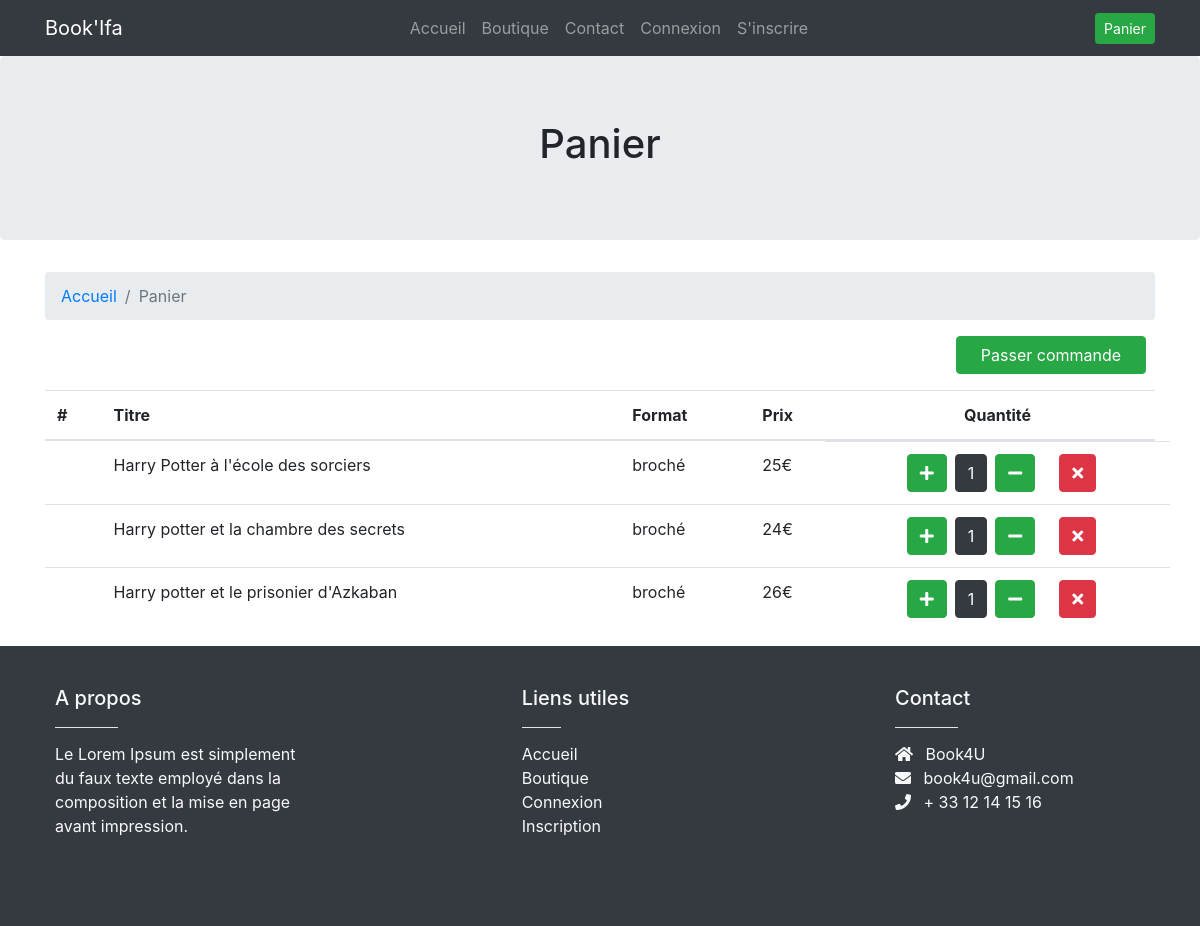
/pages/cart_content.php, run on the app's committed database.
### tables this page shows
CREATE TABLE `book_author` (
  `book_id` int(11) NOT NULL,
  `author_id` int(11) NOT NULL
);

CREATE TABLE `books` (
  `id` int(11) NOT NULL,
  `title` varchar(100) NOT NULL,
  `description` longtext NOT NULL,
  `cover` text,
  `release_date` datetime NOT NULL DEFAULT CURRENT_TIMESTAMP,
  `kind` varchar(100) NOT NULL,
  `format` varchar(60) NOT NULL DEFAULT 'Grand format',
  `cost` int(11) NOT NULL
);

### core/init.php (called while the page is built, shortened)
<?php
require '../template/header.php';
require "../Class/Book.php";
$cart = new Cart();

### Class/Cart.php (called while the page is built, shortened)
<?php
class Cart
{
    public static function countCartContent() {
        $file = file_get_contents("jsonCart.json");
        $cart_content = json_decode($file, true);
        if(isset($cart_content) and count($cart_content) > 0) {
            $count=0;
            foreach ($cart_content as $key => $value) {
                $count += $value["quantity"];
            }
                return $count;
        }
            return null;
    }
}

### Class/Book.php (called while the page is built, shortened)
<?php
class Book
{
    private $book_id;
    private $title;
    private $format;
    private $cost;
    public function __construct($book_id, $title, $author,  $description, $cover, $release_date, $kind, $format, $cost)
    {
        $this->book_id = $book_id;
        $this->title = $title;
        $this->format = $format;
        $this->cost = $cost;
    }
    public function getBookId()
    {
        return $this->book_id;
    }
    public function getTitle()
    {
        return $this->title;
    }
    public function getFormat()
    {
        return $this->format;
    }
    public function getCost()
    {
        return $this->cost;
    }
    public static function getInfoBookByID($id) {
        $db = Database::getInstance();
        $stmt = $db->query("
SELECT *, books.id as book_id, name as author_name
FROM books
INNER JOIN book_author
ON book_author.book_id = books.id
INNER JOIN authors
ON book_author.author_id = authors.id
WHERE books.id = $id");
        $book = $stmt->fetch();
        $res = new Book(
                $book["book_id"],
                $book["title"],
                $book["author_name"],
                $book["description"],
                $book["cover"],
                $book["release_date"],
                $book["kind"],
                $book["format"],
                $book["cost"]
            );
        return $res;
    }
}

### pages/cart_content.php (the view, shortened to what this page needs)
<?php
require '../core/init.php';
?>
    <section class="jumbotron text-center">
        <div class="container">
            <h1 class="jumbotron-heading">Panier</h1>
        </div>
    </section>
    <div class="container">
        <div class="row">
            <div class="col">
                <nav aria-label="breadcrumb">
                    <ol class="breadcrumb">
                       <li class="breadcrumb-item"><a href="index.php">Accueil</a></li>
                       <li class="breadcrumb-item active" aria-current="page">Panier</li>
                    </ol>
                </nav>
            </div>
        </div>
    </div>
    <?php
if($cart->countCartContent() > 0) {
?>
<div class="container">
    <div class="row justify-content-end">
        <a class="btn btn-success col-lg-2 mr-4 mb-3" href="order.php">Passer commande</a>
    </div>
</div>
<div class="container">
        <table class="table table-hover">
            <thead>
                <tr>
                    <th scope="col">#</th>
                    <th scope="col">Titre</th>
                    <th scope="col">Format</th>
                    <th scope="col">Prix</th>
                    <th scope="col" class="text-center">Quantité</th>
                </tr>
            </thead>
            <tbody>
    <?php
}
    $file = file_get_contents("jsonCart.json");
    $cart_content = json_decode($file, true);
   if(isset($cart_content) && count($cart_content) > 0) {
       foreach ($cart_content as $key => $value) {
           $book = Book::getInfoBookByID($value['book_id']);
        ?>
                <tr>
                    <th scope="row"><img height="100px" src="<?= $book->getCover()?>" alt=""></th>
                    <td><?= $book->getTitle()?></td>
                    <td><?= $book->getFormat()?></td>
                    <td><?= $book->getCost()?>€</td>
                    <td class="row justify-content-center">
                        <span class="btn btn-success ml-2">
                            <a  href="?book_id=<?= $book->getBookId()?>&user_id=<?= $value["user_id"]?>&action=plus"><i id="<?= $book->getBookId()?>" class="fas fa-plus text-white"></i></a>
                        </span>
                        <span class="btn btn-dark ml-2">
                            <?= $value["quantity"] ?>
                        </span>
                        <span class="btn btn-success ml-2">
                            <a href="?book_id=<?= $book->getBookId()?>&user_id=<?= $value["user_id"]?>&action=minus"><i class="fas fa-minus text-white"></i>
                            </a>
                        </span>
                        <span class="btn btn-danger ml-4">
                            <a href="?book_id=<?= $book->getBookId()?>&user_id=<?= $value["user_id"]?>&action=delete"><i class="fas fa-times text-white"></i></a>
                        </span>
                    </td>
                </tr>
<?php
}
   }
?>
            </tbody>
        </table>
</div>
<?php
require '../template/footer.php';

### assets/app.css (style rules this page uses)
* { box-sizing: border-box; }
body { margin : 0; min-height: 100vh; display: flex; flex-direction: column; }

### data on the page
book_author: book_id.title "Harry Potter à l'école des sorciers", book_id.format "broché", book_id.cost "25", quantity "1"
book_author: book_id.title "Harry potter et la chambre des secrets", book_id.format "broché", book_id.cost "24", quantity "1"
book_author: book_id.title "Harry potter et le prisonier d'Azkaban", book_id.format "broché", book_id.cost "26", quantity "1"
